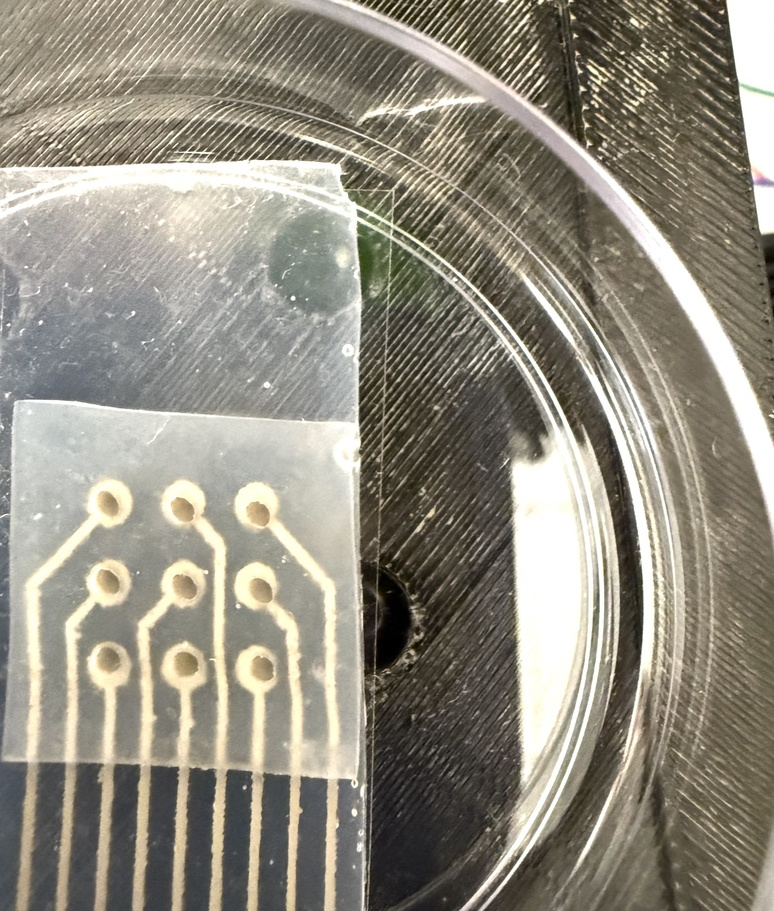
#> input picture test_img2.jpg, 774 x 911 px, shrunk from 1152 x 1356 before the run
$ python blob_Detection.py
#> lines starting #> are read from the running program, lines starting #| are printed output that depends on the picture; after the words box and inside, x2 and y2 are one past the last pixel; in counts of white or black regions, pixels touching at a corner belong together
import cv2
import numpy as np

# Load and preprocess image


img = cv2.imread("test_img2.jpg")
#> img is the input picture: shape (911, 774, 3); mean B, G, R 127.9, 141.1, 145.8
gray = cv2.cvtColor(img, cv2.COLOR_BGR2GRAY)
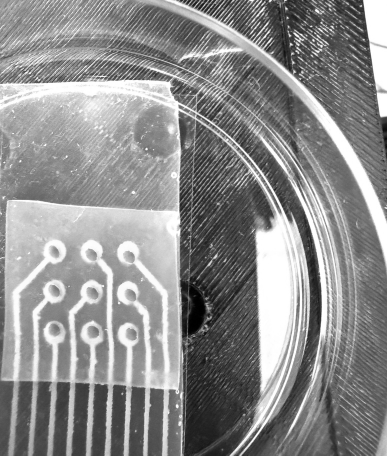
#> gray: shape (911, 774) (shown at 1/2 size); min 0, max 255, mean 141


# Optional: Enhance contrast using CLAHE
clahe = cv2.createCLAHE(clipLimit= 1, tileGridSize=(10, 10))
enhanced = clahe.apply(gray)
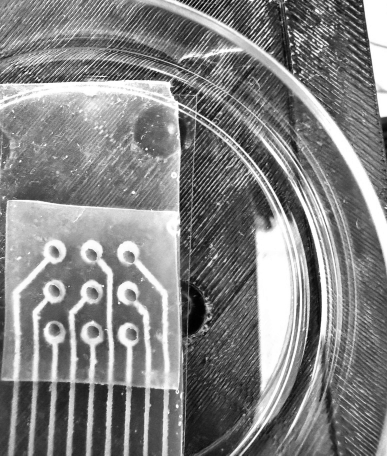
#> enhanced: shape (911, 774) (shown at 1/2 size); min 1, max 255, mean 131.4

# Optional: Blur to suppress texture noise
blurred = enhanced
blurred = cv2.GaussianBlur(enhanced, (7, 7), 5)
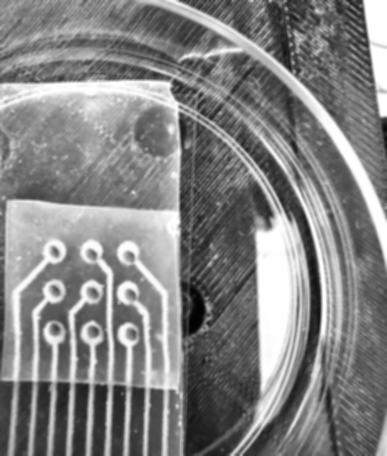
#> blurred: shape (911, 774) (shown at 1/2 size); min 1, max 255, mean 131.4

# bg = cv2.medianBlur(blurred, 5)
# foreground = cv2.subtract(blurred, bg)
# cv2.imshow("Foreground", foreground)

mask = cv2.inRange(blurred, 70, 150)
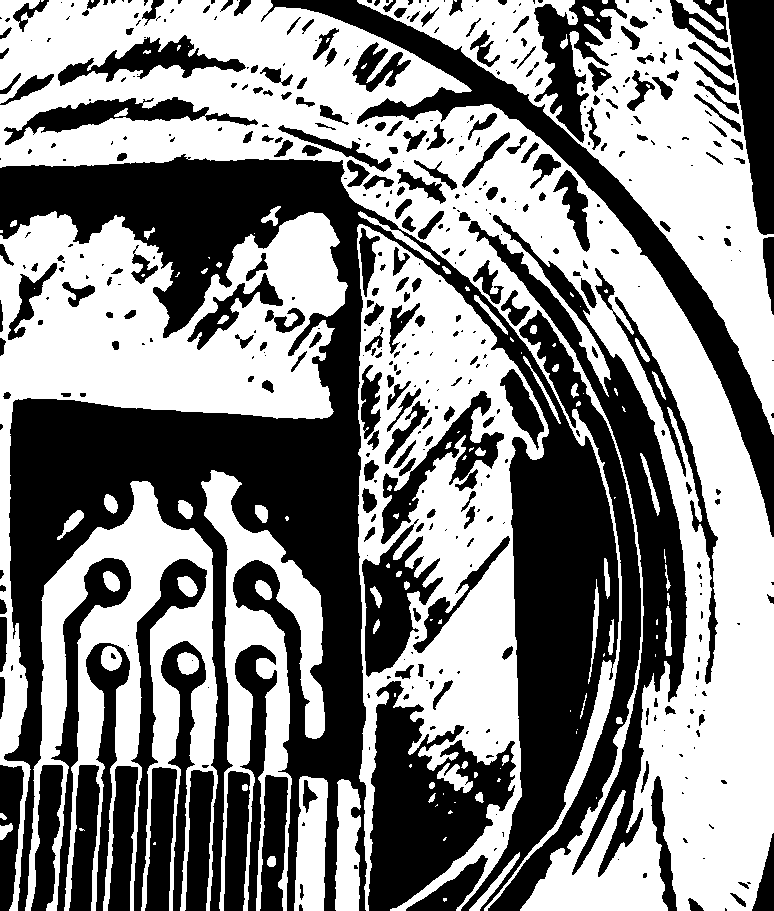
#> mask: shape (911, 774); 52.9% white; 497 black regions (255 under 20 px), largest, box (x1, y1, x2, y2) and area: (0, 154, 619, 911) 142639, (468, 215, 687, 877) 20415, (261, 0, 774, 537) 20074
# Optional: clean the mask up
kernel = cv2.getStructuringElement(cv2.MORPH_ELLIPSE, (5,5))
mask = cv2.morphologyEx(mask, cv2.MORPH_OPEN, kernel)
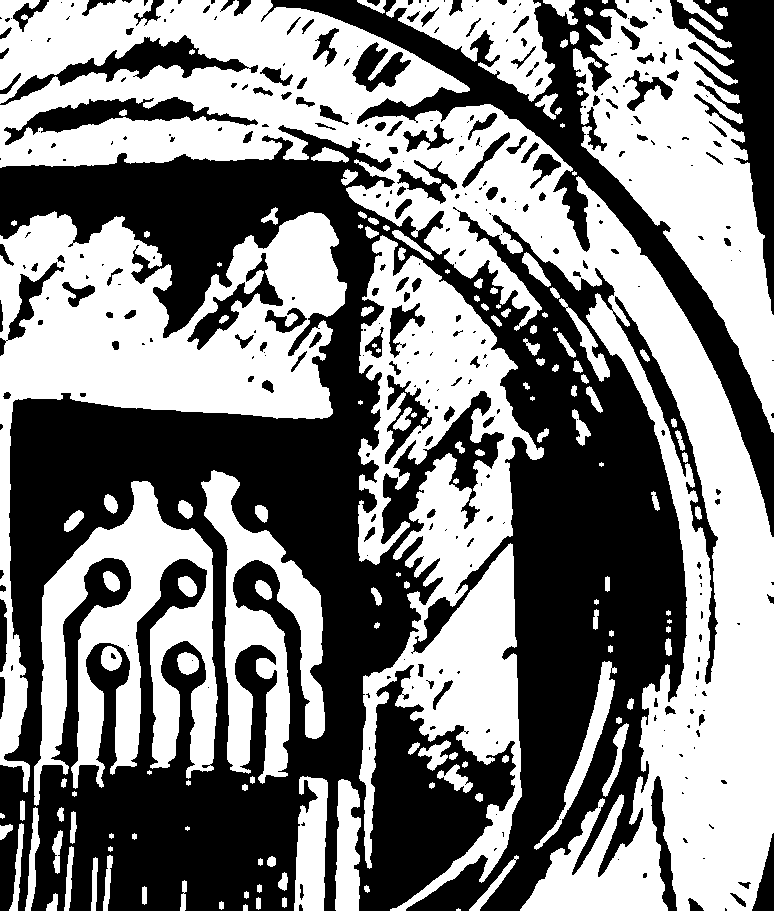
#> mask: shape (911, 774); 50.6% white; 342 black regions (198 under 20 px), largest, box (x1, y1, x2, y2) and area: (0, 125, 718, 911) 277829, (261, 0, 774, 537) 28161, (670, 0, 774, 315) 10943
cv2.imshow("Mask", mask)

# Set up the SimpleBlobDetector parameters
params = cv2.SimpleBlobDetector_Params()

# Filter by circularity (set min to 0.7+ for round shapes)
params.filterByCircularity = False
# params.minCircularity = 0.2

# Filter by area (helps remove small blobs or huge junk)
params.filterByArea = True
params.minArea = np.pi*14**2
params.maxArea = np.pi*20**2  # adjust based on pad size

# # Filter by convexity (optional, controls how “bulging” the shape is)
params.filterByConvexity = False
params.minConvexity = 0.1

# Filter by inertia (optional, helps detect roundish shapes)
params.filterByInertia = True
params.minInertiaRatio = 0.1

# You can also filter by color (black blobs on white background)
params.filterByColor = True
params.blobColor = 0

# Create a detector with the parameters
detector = cv2.SimpleBlobDetector_create(params)

# Detect blobs
keypoints = detector.detect(blurred)
#> keypoints = 2 keypoints; (x, y, size): (204, 702, 40.7), (251, 582, 37.8)

# Draw detected blobs as red circles
output = img.copy()
for kp in keypoints:
    x, y = int(kp.pt[0]), int(kp.pt[1])
    r = int(kp.size / 2)

    # Draw red circle (optional)
    cv2.circle(output, (x, y), r, (0, 0, 255), 2)

    # Draw big blue box around the blob
    cv2.rectangle(output, (x - r, y - r), (x + r, y + r), (255, 0, 0), 3)
#> this loop made 2 passes
#> (kp, x, y, r) on passes 1 to 2: (keypoint at (204.2, 702.2), size 40.7, 204, 702, 20), (keypoint at (251.4, 582), size 37.8, 251, 582, 18)
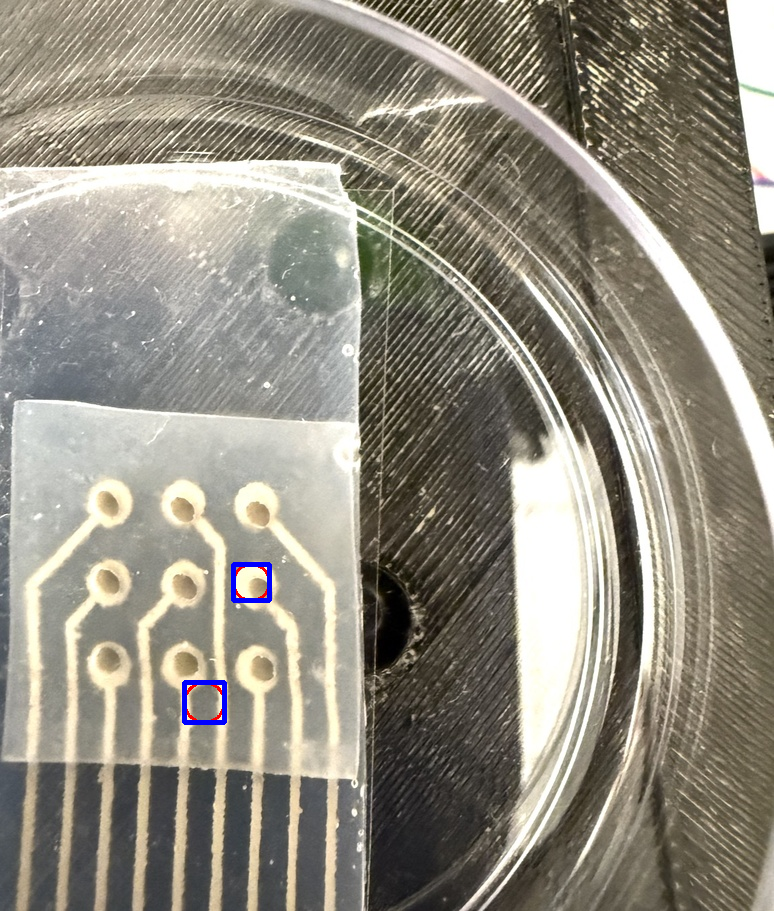
#> output: shape (911, 774, 3); 0.25% of pixels changed, all inside (x1, y1, x2, y2) = (182, 562, 272, 725)

print(f"Detected {len(keypoints)} blobs.")
#| Detected 2 blobs.

# Show results
cv2.imshow("Blob Detection", output)
cv2.imshow("Blurred", blurred)
cv2.waitKey(0)
cv2.destroyAllWindows()

$ run again, with test_img1.jpg copied over test_img2.jpg
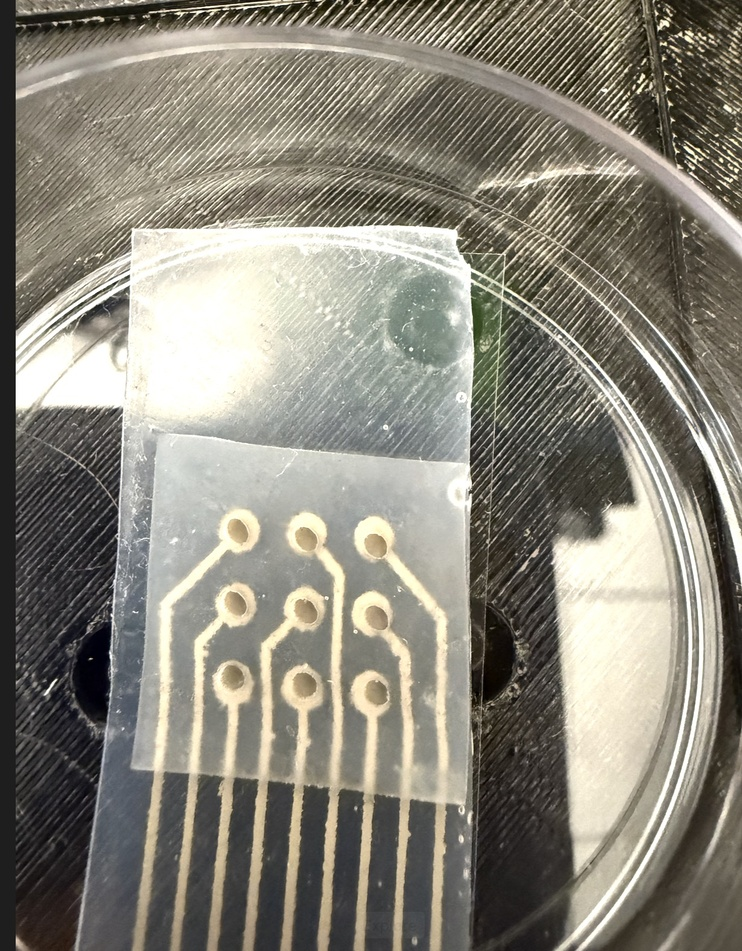
#> input picture test_img1.jpg, 742 x 951 px, shrunk from 1230 x 1578 before the run
#> img is the input picture: shape (951, 742, 3); mean B, G, R 122, 133.6, 137.2
#> `mask = cv2.morphologyEx(mask, cv2.MORPH_OPEN, kernel)`:
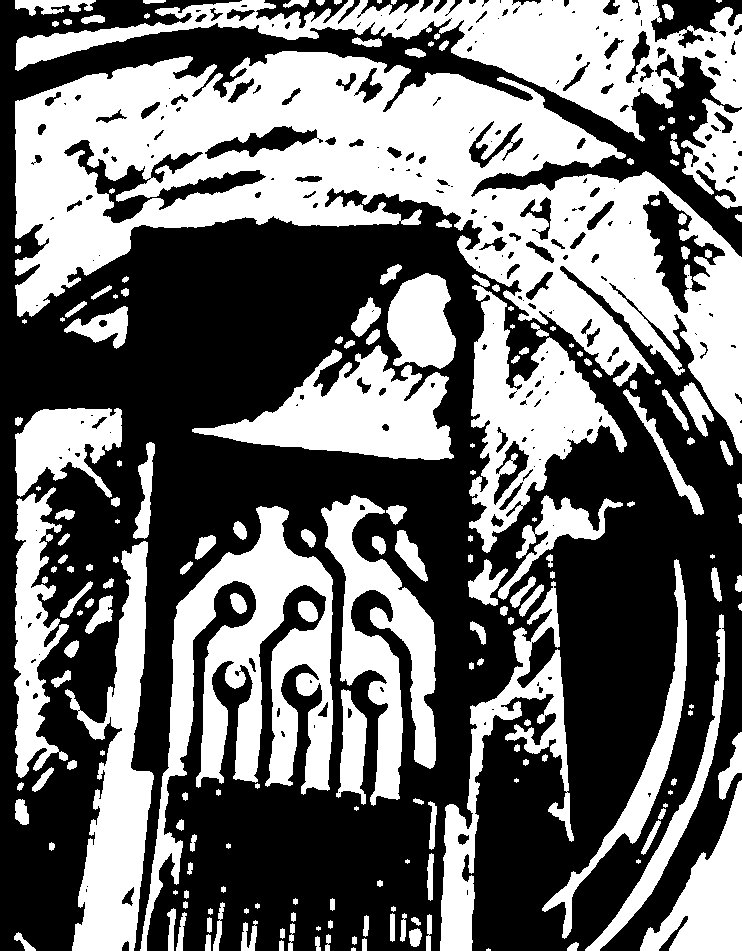
#> mask: shape (951, 742); 43.4% white; 202 white regions (23 under 20 px), largest, box (x1, y1, x2, y2) and area: (15, 51, 742, 454) 109492, (15, 0, 742, 142) 30309, (140, 506, 333, 951) 26980
#> keypoints = 2 keypoints; (x, y, size): (371, 322, 46.5), (367, 610, 35.6)
#> the loop `for kp in keypoints:` made 2 passes
#> (kp, x, y, r) on passes 1 to 2: (keypoint at (370.9, 321.7), size 46.5, 370, 321, 23), (keypoint at (367.4, 609.7), size 35.6, 367, 609, 17)
#> after the loop `for kp in keypoints:`:
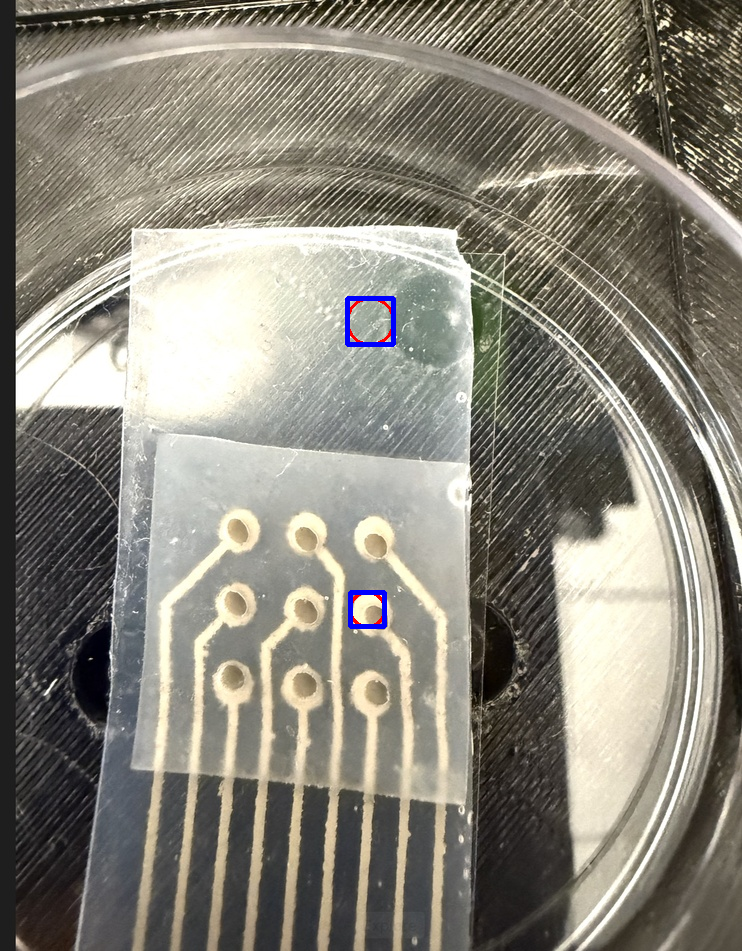
#> output: shape (951, 742, 3); 0.26% of pixels changed, all inside (x1, y1, x2, y2) = (345, 296, 396, 629)
#| Detected 2 blobs.

$ run again, with array.jpg copied over test_img2.jpg
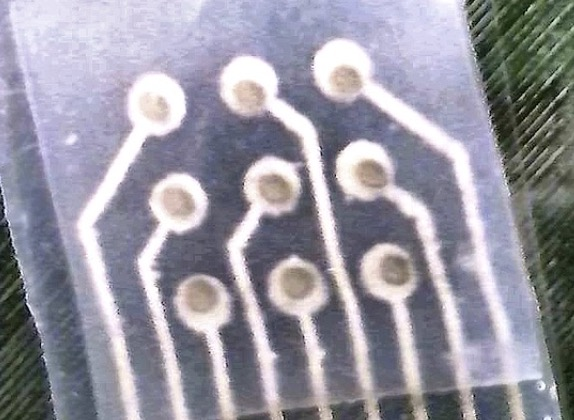
#> input picture array.jpg, 574 x 420 px
#> img is the input picture: shape (420, 574, 3); mean B, G, R 161.5, 150.1, 151.8
#> `mask = cv2.morphologyEx(mask, cv2.MORPH_OPEN, kernel)`:
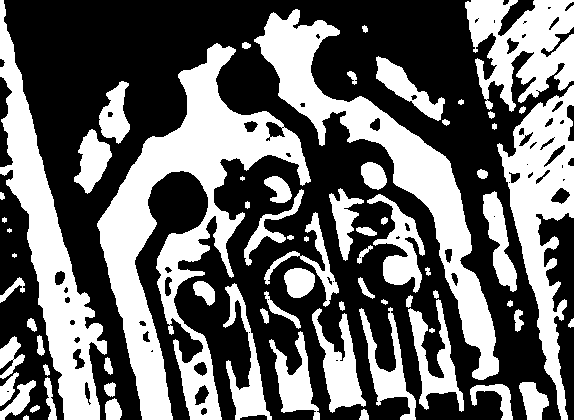
#> mask: shape (420, 574); 41% white; 70 white regions (3 under 20 px), largest, box (x1, y1, x2, y2) and area: (97, 43, 311, 420) 24179, (254, 9, 499, 380) 15280, (0, 0, 107, 420) 12678
#> keypoints = 4 keypoints; (x, y, size): (368, 171, 44.4), (20, 123, 39.6), (179, 203, 31.2), (299, 282, 31.1)
#> the loop `for kp in keypoints:` made 4 passes
#> (kp, x, y, r) on passes 1 to 4: (keypoint at (20.3, 122.9), size 39.6, 20, 122, 19), (keypoint at (299.1, 281.7), size 31.1, 299, 281, 15), (keypoint at (367.6, 171.3), size 44.4, 367, 171, 22), (keypoint at (178.9, 202.6), size 31.2, 178, 202, 15)
#> after the loop `for kp in keypoints:`:
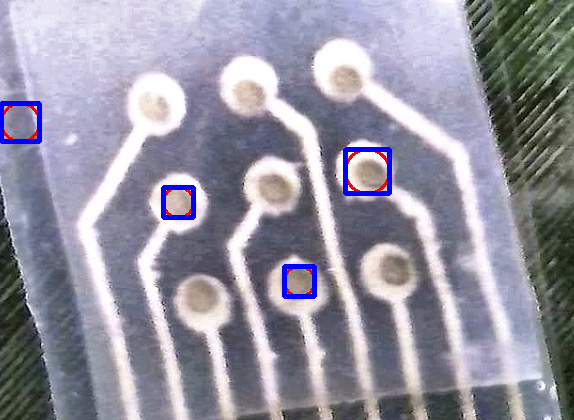
#> output: shape (420, 574, 3); 1.32% of pixels changed, all inside (x1, y1, x2, y2) = (0, 101, 392, 299)
#| Detected 4 blobs.
